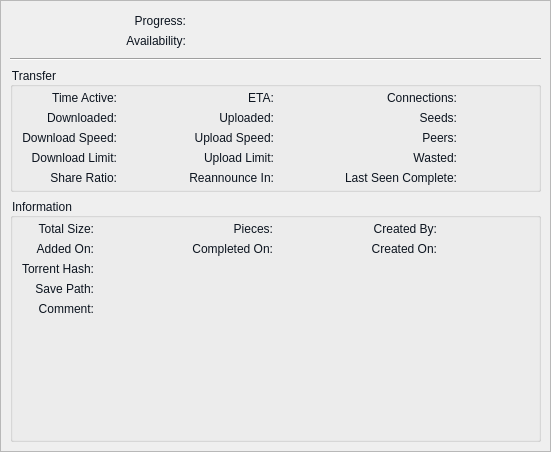
<?xml version="1.0" encoding="UTF-8"?>
<ui version="4.0">
 <class>PropertiesWidget</class>
 <widget class="QWidget" name="PropertiesWidget">
  <property name="geometry">
   <rect>
    <x>0</x>
    <y>0</y>
    <width>551</width>
    <height>452</height>
   </rect>
  </property>
  <property name="styleSheet">
   <string notr="true">color: rgb(12, 20, 31);</string>
  </property>
  <layout class="QVBoxLayout" name="verticalLayout">
   <property name="leftMargin">
    <number>0</number>
   </property>
   <property name="topMargin">
    <number>0</number>
   </property>
   <property name="rightMargin">
    <number>0</number>
   </property>
   <property name="bottomMargin">
    <number>0</number>
   </property>
   <item>
    <widget class="QStackedWidget" name="stackedProperties">
     <property name="currentIndex">
      <number>0</number>
     </property>
     <widget class="QWidget" name="pageGeneral">
      <layout class="QVBoxLayout" name="verticalLayout_7">
       <property name="leftMargin">
        <number>0</number>
       </property>
       <property name="topMargin">
        <number>0</number>
       </property>
       <property name="rightMargin">
        <number>0</number>
       </property>
       <property name="bottomMargin">
        <number>0</number>
       </property>
       <item>
        <widget class="QScrollArea" name="scrollArea">
         <property name="styleSheet">
          <string notr="true">background-image: url(:/icons/frame_bg.png);</string>
         </property>
         <property name="widgetResizable">
          <bool>true</bool>
         </property>
         <widget class="QWidget" name="scrollAreaWidgetContents">
          <property name="geometry">
           <rect>
            <x>0</x>
            <y>0</y>
            <width>549</width>
            <height>450</height>
           </rect>
          </property>
          <property name="styleSheet">
           <string notr="true"/>
          </property>
          <layout class="QVBoxLayout" name="verticalLayout_2">
           <item>
            <widget class="QWidget" name="groupBar" native="true">
             <layout class="QGridLayout" name="groupBarLayout">
              <property name="topMargin">
               <number>4</number>
              </property>
              <property name="bottomMargin">
               <number>4</number>
              </property>
              <item row="0" column="0">
               <widget class="QLabel" name="labelDownloadedPieces">
                <property name="sizePolicy">
                 <sizepolicy hsizetype="Minimum" vsizetype="Preferred">
                  <horstretch>0</horstretch>
                  <verstretch>0</verstretch>
                 </sizepolicy>
                </property>
                <property name="styleSheet">
                 <string notr="true">color: rgb(12, 20, 31);</string>
                </property>
                <property name="text">
                 <string>Progress:</string>
                </property>
                <property name="alignment">
                 <set>Qt::AlignRight|Qt::AlignTrailing|Qt::AlignVCenter</set>
                </property>
               </widget>
              </item>
              <item row="0" column="2">
               <widget class="QLabel" name="labelProgressVal">
                <property name="sizePolicy">
                 <sizepolicy hsizetype="Minimum" vsizetype="Preferred">
                  <horstretch>0</horstretch>
                  <verstretch>0</verstretch>
                 </sizepolicy>
                </property>
                <property name="styleSheet">
                 <string notr="true">color: rgb(12, 20, 31);</string>
                </property>
                <property name="textFormat">
                 <enum>Qt::PlainText</enum>
                </property>
               </widget>
              </item>
              <item row="1" column="0">
               <widget class="QLabel" name="labelPiecesAvailability">
                <property name="sizePolicy">
                 <sizepolicy hsizetype="Minimum" vsizetype="Preferred">
                  <horstretch>0</horstretch>
                  <verstretch>0</verstretch>
                 </sizepolicy>
                </property>
                <property name="styleSheet">
                 <string notr="true">color: rgb(12, 20, 31);</string>
                </property>
                <property name="text">
                 <string>Availability:</string>
                </property>
                <property name="alignment">
                 <set>Qt::AlignRight|Qt::AlignTrailing|Qt::AlignVCenter</set>
                </property>
               </widget>
              </item>
              <item row="1" column="2">
               <widget class="QLabel" name="labelAverageAvailabilityVal">
                <property name="sizePolicy">
                 <sizepolicy hsizetype="Minimum" vsizetype="Preferred">
                  <horstretch>0</horstretch>
                  <verstretch>0</verstretch>
                 </sizepolicy>
                </property>
                <property name="styleSheet">
                 <string notr="true">color: rgb(12, 20, 31);</string>
                </property>
                <property name="textFormat">
                 <enum>Qt::PlainText</enum>
                </property>
               </widget>
              </item>
              <item row="1" column="1">
               <widget class="QLabel" name="tempAvailabilityBarArea">
                <property name="styleSheet">
                 <string notr="true">color: rgb(12, 20, 31);</string>
                </property>
                <property name="textFormat">
                 <enum>Qt::PlainText</enum>
                </property>
               </widget>
              </item>
              <item row="0" column="1">
               <widget class="QLabel" name="tempProgressBarArea">
                <property name="styleSheet">
                 <string notr="true">color: rgb(12, 20, 31);</string>
                </property>
                <property name="textFormat">
                 <enum>Qt::PlainText</enum>
                </property>
               </widget>
              </item>
             </layout>
            </widget>
           </item>
           <item>
            <widget class="Line" name="lineBelowBars">
             <property name="orientation">
              <enum>Qt::Horizontal</enum>
             </property>
            </widget>
           </item>
           <item>
            <widget class="QGroupBox" name="groupTransferBox">
             <property name="styleSheet">
              <string notr="true">color: rgb(12, 20, 31);</string>
             </property>
             <property name="title">
              <string>Transfer</string>
             </property>
             <layout class="QGridLayout" name="gridLayout_2">
              <property name="topMargin">
               <number>4</number>
              </property>
              <property name="bottomMargin">
               <number>4</number>
              </property>
              <item row="2" column="1">
               <widget class="QLabel" name="labelDlSpeedVal">
                <property name="sizePolicy">
                 <sizepolicy hsizetype="Expanding" vsizetype="Preferred">
                  <horstretch>0</horstretch>
                  <verstretch>0</verstretch>
                 </sizepolicy>
                </property>
                <property name="textFormat">
                 <enum>Qt::PlainText</enum>
                </property>
               </widget>
              </item>
              <item row="2" column="2">
               <widget class="QLabel" name="labelUpSpeed">
                <property name="sizePolicy">
                 <sizepolicy hsizetype="Minimum" vsizetype="Preferred">
                  <horstretch>0</horstretch>
                  <verstretch>0</verstretch>
                 </sizepolicy>
                </property>
                <property name="text">
                 <string>Upload Speed:</string>
                </property>
                <property name="alignment">
                 <set>Qt::AlignRight|Qt::AlignTrailing|Qt::AlignVCenter</set>
                </property>
               </widget>
              </item>
              <item row="2" column="3" colspan="4">
               <widget class="QLabel" name="labelUpSpeedVal">
                <property name="sizePolicy">
                 <sizepolicy hsizetype="Expanding" vsizetype="Preferred">
                  <horstretch>0</horstretch>
                  <verstretch>0</verstretch>
                 </sizepolicy>
                </property>
                <property name="textFormat">
                 <enum>Qt::PlainText</enum>
                </property>
               </widget>
              </item>
              <item row="2" column="4">
               <widget class="QLabel" name="labelPeers">
                <property name="sizePolicy">
                 <sizepolicy hsizetype="Minimum" vsizetype="Preferred">
                  <horstretch>0</horstretch>
                  <verstretch>0</verstretch>
                 </sizepolicy>
                </property>
                <property name="text">
                 <string>Peers:</string>
                </property>
                <property name="alignment">
                 <set>Qt::AlignRight|Qt::AlignTrailing|Qt::AlignVCenter</set>
                </property>
               </widget>
              </item>
              <item row="0" column="4">
               <widget class="QLabel" name="labelConnections">
                <property name="sizePolicy">
                 <sizepolicy hsizetype="Minimum" vsizetype="Preferred">
                  <horstretch>0</horstretch>
                  <verstretch>0</verstretch>
                 </sizepolicy>
                </property>
                <property name="text">
                 <string>Connections:</string>
                </property>
                <property name="alignment">
                 <set>Qt::AlignRight|Qt::AlignTrailing|Qt::AlignVCenter</set>
                </property>
               </widget>
              </item>
              <item row="4" column="3">
               <widget class="QLabel" name="labelReannounceInVal">
                <property name="sizePolicy">
                 <sizepolicy hsizetype="Expanding" vsizetype="Preferred">
                  <horstretch>0</horstretch>
                  <verstretch>0</verstretch>
                 </sizepolicy>
                </property>
                <property name="textFormat">
                 <enum>Qt::PlainText</enum>
                </property>
               </widget>
              </item>
              <item row="0" column="3">
               <widget class="QLabel" name="labelETAVal">
                <property name="sizePolicy">
                 <sizepolicy hsizetype="Expanding" vsizetype="Preferred">
                  <horstretch>0</horstretch>
                  <verstretch>0</verstretch>
                 </sizepolicy>
                </property>
                <property name="textFormat">
                 <enum>Qt::PlainText</enum>
                </property>
               </widget>
              </item>
              <item row="3" column="0">
               <widget class="QLabel" name="labelDlLimit">
                <property name="sizePolicy">
                 <sizepolicy hsizetype="Minimum" vsizetype="Preferred">
                  <horstretch>0</horstretch>
                  <verstretch>0</verstretch>
                 </sizepolicy>
                </property>
                <property name="text">
                 <string>Download Limit:</string>
                </property>
                <property name="alignment">
                 <set>Qt::AlignRight|Qt::AlignTrailing|Qt::AlignVCenter</set>
                </property>
               </widget>
              </item>
              <item row="4" column="0">
               <widget class="QLabel" name="labelRatio">
                <property name="sizePolicy">
                 <sizepolicy hsizetype="Minimum" vsizetype="Preferred">
                  <horstretch>0</horstretch>
                  <verstretch>0</verstretch>
                 </sizepolicy>
                </property>
                <property name="text">
                 <string>Share Ratio:</string>
                </property>
                <property name="alignment">
                 <set>Qt::AlignRight|Qt::AlignTrailing|Qt::AlignVCenter</set>
                </property>
               </widget>
              </item>
              <item row="0" column="5">
               <widget class="QLabel" name="labelConnectionsVal">
                <property name="sizePolicy">
                 <sizepolicy hsizetype="Expanding" vsizetype="Preferred">
                  <horstretch>0</horstretch>
                  <verstretch>0</verstretch>
                 </sizepolicy>
                </property>
                <property name="textFormat">
                 <enum>Qt::PlainText</enum>
                </property>
               </widget>
              </item>
              <item row="2" column="5">
               <widget class="QLabel" name="labelPeersVal">
                <property name="sizePolicy">
                 <sizepolicy hsizetype="Expanding" vsizetype="Preferred">
                  <horstretch>0</horstretch>
                  <verstretch>0</verstretch>
                 </sizepolicy>
                </property>
                <property name="textFormat">
                 <enum>Qt::PlainText</enum>
                </property>
               </widget>
              </item>
              <item row="1" column="0">
               <widget class="QLabel" name="labelDownloaded">
                <property name="sizePolicy">
                 <sizepolicy hsizetype="Minimum" vsizetype="Preferred">
                  <horstretch>0</horstretch>
                  <verstretch>0</verstretch>
                 </sizepolicy>
                </property>
                <property name="text">
                 <string>Downloaded:</string>
                </property>
                <property name="alignment">
                 <set>Qt::AlignRight|Qt::AlignTrailing|Qt::AlignVCenter</set>
                </property>
               </widget>
              </item>
              <item row="3" column="2">
               <widget class="QLabel" name="labelUpLimit">
                <property name="sizePolicy">
                 <sizepolicy hsizetype="Minimum" vsizetype="Preferred">
                  <horstretch>0</horstretch>
                  <verstretch>0</verstretch>
                 </sizepolicy>
                </property>
                <property name="text">
                 <string>Upload Limit:</string>
                </property>
                <property name="alignment">
                 <set>Qt::AlignRight|Qt::AlignTrailing|Qt::AlignVCenter</set>
                </property>
               </widget>
              </item>
              <item row="4" column="4">
               <widget class="QLabel" name="labelLastSeenComplete">
                <property name="sizePolicy">
                 <sizepolicy hsizetype="Minimum" vsizetype="Preferred">
                  <horstretch>0</horstretch>
                  <verstretch>0</verstretch>
                 </sizepolicy>
                </property>
                <property name="text">
                 <string>Last Seen Complete:</string>
                </property>
                <property name="alignment">
                 <set>Qt::AlignRight|Qt::AlignTrailing|Qt::AlignVCenter</set>
                </property>
               </widget>
              </item>
              <item row="3" column="1">
               <widget class="QLabel" name="labelDlLimitVal">
                <property name="sizePolicy">
                 <sizepolicy hsizetype="Expanding" vsizetype="Preferred">
                  <horstretch>0</horstretch>
                  <verstretch>0</verstretch>
                 </sizepolicy>
                </property>
                <property name="textFormat">
                 <enum>Qt::PlainText</enum>
                </property>
               </widget>
              </item>
              <item row="1" column="3" colspan="4">
               <widget class="QLabel" name="labelUpTotalVal">
                <property name="sizePolicy">
                 <sizepolicy hsizetype="Expanding" vsizetype="Preferred">
                  <horstretch>0</horstretch>
                  <verstretch>0</verstretch>
                 </sizepolicy>
                </property>
                <property name="textFormat">
                 <enum>Qt::PlainText</enum>
                </property>
               </widget>
              </item>
              <item row="4" column="2">
               <widget class="QLabel" name="labelReannounceIn">
                <property name="sizePolicy">
                 <sizepolicy hsizetype="Minimum" vsizetype="Preferred">
                  <horstretch>0</horstretch>
                  <verstretch>0</verstretch>
                 </sizepolicy>
                </property>
                <property name="text">
                 <string>Reannounce In:</string>
                </property>
                <property name="alignment">
                 <set>Qt::AlignRight|Qt::AlignTrailing|Qt::AlignVCenter</set>
                </property>
               </widget>
              </item>
              <item row="4" column="5">
               <widget class="QLabel" name="labelLastSeenCompleteVal">
                <property name="sizePolicy">
                 <sizepolicy hsizetype="Expanding" vsizetype="Preferred">
                  <horstretch>0</horstretch>
                  <verstretch>0</verstretch>
                 </sizepolicy>
                </property>
                <property name="textFormat">
                 <enum>Qt::PlainText</enum>
                </property>
               </widget>
              </item>
              <item row="1" column="4">
               <widget class="QLabel" name="labelSeeds">
                <property name="sizePolicy">
                 <sizepolicy hsizetype="Minimum" vsizetype="Preferred">
                  <horstretch>0</horstretch>
                  <verstretch>0</verstretch>
                 </sizepolicy>
                </property>
                <property name="text">
                 <string>Seeds:</string>
                </property>
                <property name="alignment">
                 <set>Qt::AlignRight|Qt::AlignTrailing|Qt::AlignVCenter</set>
                </property>
               </widget>
              </item>
              <item row="2" column="0">
               <widget class="QLabel" name="labelDlSpeed">
                <property name="sizePolicy">
                 <sizepolicy hsizetype="Minimum" vsizetype="Preferred">
                  <horstretch>0</horstretch>
                  <verstretch>0</verstretch>
                 </sizepolicy>
                </property>
                <property name="text">
                 <string>Download Speed:</string>
                </property>
                <property name="alignment">
                 <set>Qt::AlignRight|Qt::AlignTrailing|Qt::AlignVCenter</set>
                </property>
               </widget>
              </item>
              <item row="1" column="1">
               <widget class="QLabel" name="labelDlTotalVal">
                <property name="sizePolicy">
                 <sizepolicy hsizetype="Expanding" vsizetype="Preferred">
                  <horstretch>0</horstretch>
                  <verstretch>0</verstretch>
                 </sizepolicy>
                </property>
                <property name="textFormat">
                 <enum>Qt::PlainText</enum>
                </property>
               </widget>
              </item>
              <item row="3" column="5">
               <widget class="QLabel" name="labelWastedVal">
                <property name="sizePolicy">
                 <sizepolicy hsizetype="Expanding" vsizetype="Preferred">
                  <horstretch>0</horstretch>
                  <verstretch>0</verstretch>
                 </sizepolicy>
                </property>
                <property name="textFormat">
                 <enum>Qt::PlainText</enum>
                </property>
               </widget>
              </item>
              <item row="4" column="1">
               <widget class="QLabel" name="labelShareRatioVal">
                <property name="sizePolicy">
                 <sizepolicy hsizetype="Expanding" vsizetype="Preferred">
                  <horstretch>0</horstretch>
                  <verstretch>0</verstretch>
                 </sizepolicy>
                </property>
                <property name="textFormat">
                 <enum>Qt::PlainText</enum>
                </property>
               </widget>
              </item>
              <item row="1" column="2">
               <widget class="QLabel" name="labelUploaded">
                <property name="sizePolicy">
                 <sizepolicy hsizetype="Minimum" vsizetype="Preferred">
                  <horstretch>0</horstretch>
                  <verstretch>0</verstretch>
                 </sizepolicy>
                </property>
                <property name="text">
                 <string>Uploaded:</string>
                </property>
                <property name="alignment">
                 <set>Qt::AlignRight|Qt::AlignTrailing|Qt::AlignVCenter</set>
                </property>
               </widget>
              </item>
              <item row="1" column="5">
               <widget class="QLabel" name="labelSeedsVal">
                <property name="sizePolicy">
                 <sizepolicy hsizetype="Expanding" vsizetype="Preferred">
                  <horstretch>0</horstretch>
                  <verstretch>0</verstretch>
                 </sizepolicy>
                </property>
                <property name="textFormat">
                 <enum>Qt::PlainText</enum>
                </property>
               </widget>
              </item>
              <item row="0" column="1">
               <widget class="QLabel" name="labelElapsedVal">
                <property name="sizePolicy">
                 <sizepolicy hsizetype="Expanding" vsizetype="Preferred">
                  <horstretch>0</horstretch>
                  <verstretch>0</verstretch>
                 </sizepolicy>
                </property>
                <property name="textFormat">
                 <enum>Qt::PlainText</enum>
                </property>
               </widget>
              </item>
              <item row="0" column="0">
               <widget class="QLabel" name="labelTimeActive">
                <property name="sizePolicy">
                 <sizepolicy hsizetype="Minimum" vsizetype="Preferred">
                  <horstretch>0</horstretch>
                  <verstretch>0</verstretch>
                 </sizepolicy>
                </property>
                <property name="text">
                 <string extracomment="Time (duration) the torrent is active (not paused)">Time Active:</string>
                </property>
                <property name="alignment">
                 <set>Qt::AlignRight|Qt::AlignTrailing|Qt::AlignVCenter</set>
                </property>
               </widget>
              </item>
              <item row="3" column="3">
               <widget class="QLabel" name="labelUpLimitVal">
                <property name="sizePolicy">
                 <sizepolicy hsizetype="Expanding" vsizetype="Preferred">
                  <horstretch>0</horstretch>
                  <verstretch>0</verstretch>
                 </sizepolicy>
                </property>
                <property name="textFormat">
                 <enum>Qt::PlainText</enum>
                </property>
               </widget>
              </item>
              <item row="0" column="2">
               <widget class="QLabel" name="labelETA">
                <property name="sizePolicy">
                 <sizepolicy hsizetype="Minimum" vsizetype="Preferred">
                  <horstretch>0</horstretch>
                  <verstretch>0</verstretch>
                 </sizepolicy>
                </property>
                <property name="text">
                 <string>ETA:</string>
                </property>
                <property name="alignment">
                 <set>Qt::AlignRight|Qt::AlignTrailing|Qt::AlignVCenter</set>
                </property>
               </widget>
              </item>
              <item row="3" column="4">
               <widget class="QLabel" name="labelWasted">
                <property name="sizePolicy">
                 <sizepolicy hsizetype="Minimum" vsizetype="Preferred">
                  <horstretch>0</horstretch>
                  <verstretch>0</verstretch>
                 </sizepolicy>
                </property>
                <property name="text">
                 <string>Wasted:</string>
                </property>
                <property name="alignment">
                 <set>Qt::AlignRight|Qt::AlignTrailing|Qt::AlignVCenter</set>
                </property>
               </widget>
              </item>
             </layout>
            </widget>
           </item>
           <item>
            <widget class="QGroupBox" name="groupInfosBox">
             <property name="styleSheet">
              <string notr="true">color: rgb(12, 20, 31);</string>
             </property>
             <property name="title">
              <string>Information</string>
             </property>
             <layout class="QGridLayout" name="gridLayout">
              <property name="topMargin">
               <number>4</number>
              </property>
              <property name="bottomMargin">
               <number>2</number>
              </property>
              <item row="0" column="0">
               <widget class="QLabel" name="labelTotalSize">
                <property name="sizePolicy">
                 <sizepolicy hsizetype="Minimum" vsizetype="Preferred">
                  <horstretch>0</horstretch>
                  <verstretch>0</verstretch>
                 </sizepolicy>
                </property>
                <property name="text">
                 <string>Total Size:</string>
                </property>
                <property name="alignment">
                 <set>Qt::AlignRight|Qt::AlignTrailing|Qt::AlignVCenter</set>
                </property>
               </widget>
              </item>
              <item row="0" column="1">
               <widget class="QLabel" name="labelTotalSizeVal">
                <property name="sizePolicy">
                 <sizepolicy hsizetype="Expanding" vsizetype="Preferred">
                  <horstretch>0</horstretch>
                  <verstretch>0</verstretch>
                 </sizepolicy>
                </property>
                <property name="textFormat">
                 <enum>Qt::PlainText</enum>
                </property>
               </widget>
              </item>
              <item row="0" column="2">
               <widget class="QLabel" name="labelTotalPieces">
                <property name="sizePolicy">
                 <sizepolicy hsizetype="Minimum" vsizetype="Preferred">
                  <horstretch>0</horstretch>
                  <verstretch>0</verstretch>
                 </sizepolicy>
                </property>
                <property name="text">
                 <string>Pieces:</string>
                </property>
                <property name="alignment">
                 <set>Qt::AlignRight|Qt::AlignTrailing|Qt::AlignVCenter</set>
                </property>
               </widget>
              </item>
              <item row="0" column="3">
               <widget class="QLabel" name="labelTotalPiecesVal">
                <property name="sizePolicy">
                 <sizepolicy hsizetype="Expanding" vsizetype="Preferred">
                  <horstretch>0</horstretch>
                  <verstretch>0</verstretch>
                 </sizepolicy>
                </property>
                <property name="textFormat">
                 <enum>Qt::PlainText</enum>
                </property>
               </widget>
              </item>
              <item row="0" column="4">
               <widget class="QLabel" name="labelCreatedBy">
                <property name="sizePolicy">
                 <sizepolicy hsizetype="Minimum" vsizetype="Preferred">
                  <horstretch>0</horstretch>
                  <verstretch>0</verstretch>
                 </sizepolicy>
                </property>
                <property name="text">
                 <string>Created By:</string>
                </property>
                <property name="alignment">
                 <set>Qt::AlignRight|Qt::AlignTrailing|Qt::AlignVCenter</set>
                </property>
               </widget>
              </item>
              <item row="0" column="5">
               <widget class="QLabel" name="labelCreatedByVal">
                <property name="sizePolicy">
                 <sizepolicy hsizetype="Expanding" vsizetype="Preferred">
                  <horstretch>0</horstretch>
                  <verstretch>0</verstretch>
                 </sizepolicy>
                </property>
                <property name="textFormat">
                 <enum>Qt::PlainText</enum>
                </property>
               </widget>
              </item>
              <item row="1" column="0">
               <widget class="QLabel" name="labelAddedOn">
                <property name="sizePolicy">
                 <sizepolicy hsizetype="Minimum" vsizetype="Preferred">
                  <horstretch>0</horstretch>
                  <verstretch>0</verstretch>
                 </sizepolicy>
                </property>
                <property name="text">
                 <string>Added On:</string>
                </property>
                <property name="alignment">
                 <set>Qt::AlignRight|Qt::AlignTrailing|Qt::AlignVCenter</set>
                </property>
               </widget>
              </item>
              <item row="1" column="1">
               <widget class="QLabel" name="labelAddedOnVal">
                <property name="sizePolicy">
                 <sizepolicy hsizetype="Expanding" vsizetype="Preferred">
                  <horstretch>0</horstretch>
                  <verstretch>0</verstretch>
                 </sizepolicy>
                </property>
                <property name="textFormat">
                 <enum>Qt::PlainText</enum>
                </property>
               </widget>
              </item>
              <item row="1" column="2">
               <widget class="QLabel" name="labelCompletedOn">
                <property name="sizePolicy">
                 <sizepolicy hsizetype="Minimum" vsizetype="Preferred">
                  <horstretch>0</horstretch>
                  <verstretch>0</verstretch>
                 </sizepolicy>
                </property>
                <property name="text">
                 <string>Completed On:</string>
                </property>
                <property name="alignment">
                 <set>Qt::AlignRight|Qt::AlignTrailing|Qt::AlignVCenter</set>
                </property>
               </widget>
              </item>
              <item row="1" column="3">
               <widget class="QLabel" name="labelCompletedOnVal">
                <property name="sizePolicy">
                 <sizepolicy hsizetype="Expanding" vsizetype="Preferred">
                  <horstretch>0</horstretch>
                  <verstretch>0</verstretch>
                 </sizepolicy>
                </property>
                <property name="textFormat">
                 <enum>Qt::PlainText</enum>
                </property>
               </widget>
              </item>
              <item row="1" column="4">
               <widget class="QLabel" name="labelCreatedOn">
                <property name="sizePolicy">
                 <sizepolicy hsizetype="Minimum" vsizetype="Preferred">
                  <horstretch>0</horstretch>
                  <verstretch>0</verstretch>
                 </sizepolicy>
                </property>
                <property name="text">
                 <string>Created On:</string>
                </property>
                <property name="alignment">
                 <set>Qt::AlignRight|Qt::AlignTrailing|Qt::AlignVCenter</set>
                </property>
               </widget>
              </item>
              <item row="1" column="5">
               <widget class="QLabel" name="labelCreatedOnVal">
                <property name="sizePolicy">
                 <sizepolicy hsizetype="Expanding" vsizetype="Preferred">
                  <horstretch>0</horstretch>
                  <verstretch>0</verstretch>
                 </sizepolicy>
                </property>
                <property name="textFormat">
                 <enum>Qt::PlainText</enum>
                </property>
               </widget>
              </item>
              <item row="2" column="0">
               <widget class="QLabel" name="labelHash">
                <property name="sizePolicy">
                 <sizepolicy hsizetype="Minimum" vsizetype="Preferred">
                  <horstretch>0</horstretch>
                  <verstretch>0</verstretch>
                 </sizepolicy>
                </property>
                <property name="text">
                 <string>Torrent Hash:</string>
                </property>
                <property name="alignment">
                 <set>Qt::AlignRight|Qt::AlignTrailing|Qt::AlignVCenter</set>
                </property>
               </widget>
              </item>
              <item row="2" column="1" colspan="5">
               <widget class="QLabel" name="labelHashVal">
                <property name="sizePolicy">
                 <sizepolicy hsizetype="Expanding" vsizetype="Preferred">
                  <horstretch>0</horstretch>
                  <verstretch>0</verstretch>
                 </sizepolicy>
                </property>
                <property name="textFormat">
                 <enum>Qt::PlainText</enum>
                </property>
                <property name="textInteractionFlags">
                 <set>Qt::TextSelectableByMouse</set>
                </property>
               </widget>
              </item>
              <item row="3" column="0">
               <widget class="QLabel" name="labelSavePath">
                <property name="sizePolicy">
                 <sizepolicy hsizetype="Minimum" vsizetype="Preferred">
                  <horstretch>0</horstretch>
                  <verstretch>0</verstretch>
                 </sizepolicy>
                </property>
                <property name="text">
                 <string>Save Path:</string>
                </property>
                <property name="alignment">
                 <set>Qt::AlignRight|Qt::AlignTop|Qt::AlignTrailing</set>
                </property>
               </widget>
              </item>
              <item row="3" column="1" colspan="5">
               <widget class="QLabel" name="labelSavePathVal">
                <property name="sizePolicy">
                 <sizepolicy hsizetype="Expanding" vsizetype="Preferred">
                  <horstretch>0</horstretch>
                  <verstretch>0</verstretch>
                 </sizepolicy>
                </property>
                <property name="textFormat">
                 <enum>Qt::PlainText</enum>
                </property>
                <property name="wordWrap">
                 <bool>true</bool>
                </property>
                <property name="textInteractionFlags">
                 <set>Qt::TextSelectableByMouse</set>
                </property>
               </widget>
              </item>
              <item row="4" column="0">
               <widget class="QLabel" name="labelComment">
                <property name="sizePolicy">
                 <sizepolicy hsizetype="Minimum" vsizetype="Preferred">
                  <horstretch>0</horstretch>
                  <verstretch>0</verstretch>
                 </sizepolicy>
                </property>
                <property name="text">
                 <string>Comment:</string>
                </property>
                <property name="alignment">
                 <set>Qt::AlignRight|Qt::AlignTop|Qt::AlignTrailing</set>
                </property>
               </widget>
              </item>
              <item row="4" column="1" colspan="5">
               <widget class="QLabel" name="labelCommentVal">
                <property name="sizePolicy">
                 <sizepolicy hsizetype="Expanding" vsizetype="Expanding">
                  <horstretch>0</horstretch>
                  <verstretch>0</verstretch>
                 </sizepolicy>
                </property>
                <property name="textFormat">
                 <enum>Qt::RichText</enum>
                </property>
                <property name="alignment">
                 <set>Qt::AlignLeading|Qt::AlignLeft|Qt::AlignTop</set>
                </property>
                <property name="wordWrap">
                 <bool>true</bool>
                </property>
                <property name="openExternalLinks">
                 <bool>true</bool>
                </property>
                <property name="textInteractionFlags">
                 <set>Qt::TextBrowserInteraction</set>
                </property>
                <property name="openLinks" stdset="0">
                 <bool>true</bool>
                </property>
               </widget>
              </item>
             </layout>
            </widget>
           </item>
          </layout>
         </widget>
        </widget>
       </item>
      </layout>
     </widget>
     <widget class="QWidget" name="pageTrackers">
      <layout class="QHBoxLayout" name="hBoxLayoutTrackers">
       <property name="leftMargin">
        <number>0</number>
       </property>
       <property name="topMargin">
        <number>0</number>
       </property>
       <property name="rightMargin">
        <number>0</number>
       </property>
       <property name="bottomMargin">
        <number>0</number>
       </property>
       <item>
        <layout class="QVBoxLayout" name="verticalLayout_10">
         <item>
          <spacer name="verticalSpacer_2">
           <property name="orientation">
            <enum>Qt::Vertical</enum>
           </property>
           <property name="sizeHint" stdset="0">
            <size>
             <width>20</width>
             <height>40</height>
            </size>
           </property>
          </spacer>
         </item>
         <item>
          <widget class="QPushButton" name="trackerUpButton"/>
         </item>
         <item>
          <widget class="QPushButton" name="trackerDownButton"/>
         </item>
         <item>
          <spacer name="verticalSpacer_3">
           <property name="orientation">
            <enum>Qt::Vertical</enum>
           </property>
           <property name="sizeHint" stdset="0">
            <size>
             <width>20</width>
             <height>40</height>
            </size>
           </property>
          </spacer>
         </item>
        </layout>
       </item>
      </layout>
     </widget>
     <widget class="QWidget" name="pagePeers">
      <layout class="QVBoxLayout" name="vBoxLayoutPeerPage">
       <property name="leftMargin">
        <number>0</number>
       </property>
       <property name="topMargin">
        <number>0</number>
       </property>
       <property name="rightMargin">
        <number>0</number>
       </property>
       <property name="bottomMargin">
        <number>0</number>
       </property>
      </layout>
     </widget>
     <widget class="QWidget" name="pageSources">
      <layout class="QVBoxLayout" name="verticalLayout_9">
       <property name="leftMargin">
        <number>0</number>
       </property>
       <property name="topMargin">
        <number>0</number>
       </property>
       <property name="rightMargin">
        <number>0</number>
       </property>
       <property name="bottomMargin">
        <number>0</number>
       </property>
       <item>
        <widget class="QListWidget" name="listWebSeeds">
         <property name="contextMenuPolicy">
          <enum>Qt::CustomContextMenu</enum>
         </property>
         <property name="selectionMode">
          <enum>QAbstractItemView::ExtendedSelection</enum>
         </property>
        </widget>
       </item>
      </layout>
     </widget>
     <widget class="QWidget" name="pageContents">
      <layout class="QVBoxLayout" name="verticalLayout_3">
       <property name="spacing">
        <number>3</number>
       </property>
       <property name="leftMargin">
        <number>0</number>
       </property>
       <property name="topMargin">
        <number>0</number>
       </property>
       <property name="rightMargin">
        <number>0</number>
       </property>
       <property name="bottomMargin">
        <number>0</number>
       </property>
       <item>
        <layout class="QHBoxLayout" name="contentFilterLayout">
         <item>
          <widget class="QPushButton" name="selectAllButton">
           <property name="text">
            <string>Select All</string>
           </property>
          </widget>
         </item>
         <item>
          <widget class="QPushButton" name="selectNoneButton">
           <property name="text">
            <string>Select None</string>
           </property>
          </widget>
         </item>
         <item>
          <spacer name="horizontalSpacer">
           <property name="orientation">
            <enum>Qt::Horizontal</enum>
           </property>
           <property name="sizeHint" stdset="0">
            <size>
             <width>40</width>
             <height>20</height>
            </size>
           </property>
          </spacer>
         </item>
        </layout>
       </item>
       <item>
        <widget class="TorrentContentTreeView" name="filesList">
         <property name="contextMenuPolicy">
          <enum>Qt::CustomContextMenu</enum>
         </property>
         <property name="editTriggers">
          <set>QAbstractItemView::AllEditTriggers</set>
         </property>
         <property name="selectionMode">
          <enum>QAbstractItemView::ExtendedSelection</enum>
         </property>
         <property name="allColumnsShowFocus">
          <bool>true</bool>
         </property>
        </widget>
       </item>
      </layout>
     </widget>
     <widget class="QWidget" name="pageSpeed">
      <layout class="QVBoxLayout" name="speedLayout">
       <property name="leftMargin">
        <number>0</number>
       </property>
       <property name="topMargin">
        <number>0</number>
       </property>
       <property name="rightMargin">
        <number>0</number>
       </property>
       <property name="bottomMargin">
        <number>0</number>
       </property>
      </layout>
     </widget>
    </widget>
   </item>
  </layout>
  <action name="actionNotDownloaded">
   <property name="text">
    <string>Do not download</string>
   </property>
   <property name="toolTip">
    <string>Do not download</string>
   </property>
  </action>
  <action name="actionMaximum">
   <property name="text">
    <string>Maximum</string>
   </property>
  </action>
  <action name="actionHigh">
   <property name="text">
    <string>High</string>
   </property>
  </action>
  <action name="actionNormal">
   <property name="text">
    <string>Normal</string>
   </property>
  </action>
 </widget>
 <customwidgets>
  <customwidget>
   <class>TorrentContentTreeView</class>
   <extends>QTreeView</extends>
   <header location="global">torrentcontenttreeview.h</header>
  </customwidget>
 </customwidgets>
 <resources/>
 <connections/>
</ui>
